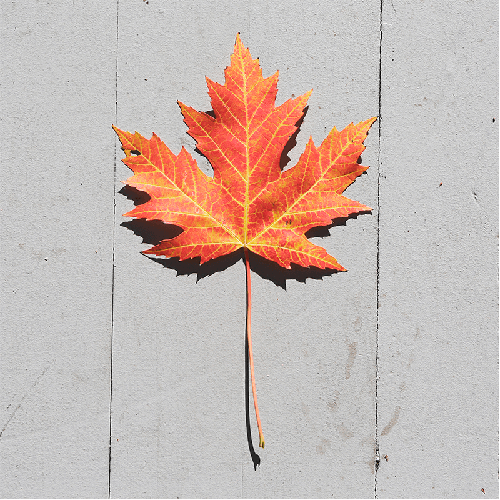
#> input picture resources/images/leaf.png, 500 x 500 px
$ python resize.py
#> lines starting #> are read from the running program, lines starting #| are printed output that depends on the picture
import cv2

original_image = cv2.imread('../resources/images/leaf.png')
#> original_image is the input picture: shape (500, 500, 3); mean B, G, R 179.9, 185.9, 201.4

resized_image = cv2.resize(original_image, None, fx=0.5, fy=0.5,
                           interpolation=cv2.INTER_CUBIC)
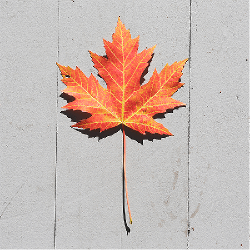
#> resized_image: shape (250, 250, 3); mean B, G, R 179.9, 185.9, 201.4

cv2.imshow('Resized', resized_image)
cv2.waitKey(0)
cv2.destroyAllWindows()
